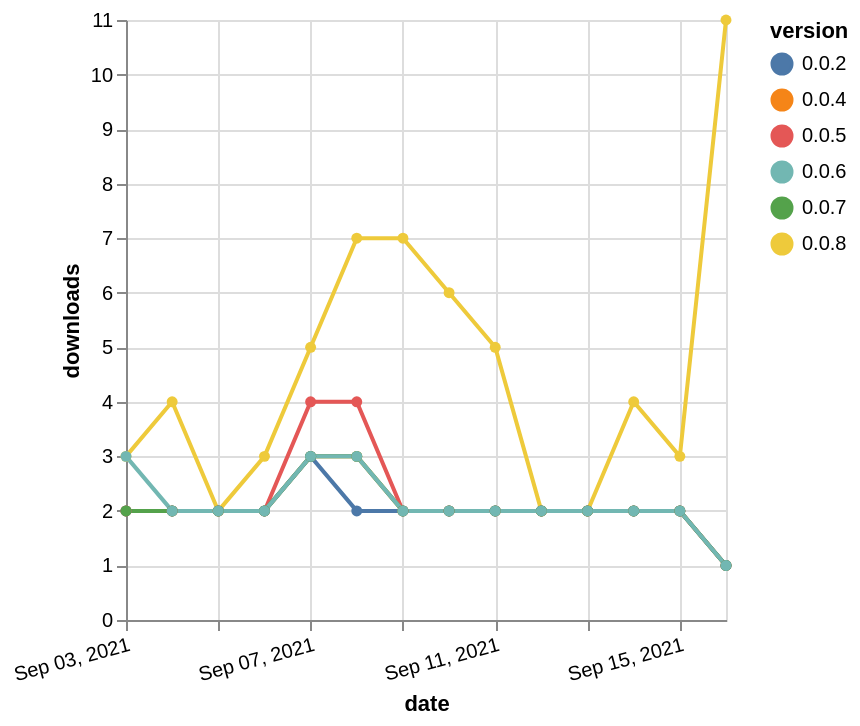

Describe this chart as a Vega-Lite specification.
### Vega-Lite specification from a JSON file in a GitHub repository (floating-point values rounded to 4 significant figures)
{"$schema": "https://vega.github.io/schema/vega-lite/v5.json", "description": "A simple bar chart with embedded data.", "data": {"values": [{"date": "2021-09-03", "total": 4041, "delta": 2, "version": "0.0.5"}, {"date": "2021-09-04", "total": 4043, "delta": 2, "version": "0.0.5"}, {"date": "2021-09-05", "total": 4045, "delta": 2, "version": "0.0.5"}, {"date": "2021-09-06", "total": 4047, "delta": 2, "version": "0.0.5"}, {"date": "2021-09-07", "total": 4051, "delta": 4, "version": "0.0.5"}, {"date": "2021-09-08", "total": 4055, "delta": 4, "version": "0.0.5"}, {"date": "2021-09-09", "total": 4057, "delta": 2, "version": "0.0.5"}, {"date": "2021-09-10", "total": 4059, "delta": 2, "version": "0.0.5"}, {"date": "2021-09-11", "total": 4061, "delta": 2, "version": "0.0.5"}, {"date": "2021-09-12", "total": 4063, "delta": 2, "version": "0.0.5"}, {"date": "2021-09-13", "total": 4065, "delta": 2, "version": "0.0.5"}, {"date": "2021-09-14", "total": 4067, "delta": 2, "version": "0.0.5"}, {"date": "2021-09-15", "total": 4069, "delta": 2, "version": "0.0.5"}, {"date": "2021-09-16", "total": 4070, "delta": 1, "version": "0.0.5"}, {"date": "2021-09-03", "total": 12403, "delta": 3, "version": "0.0.8"}, {"date": "2021-09-04", "total": 12407, "delta": 4, "version": "0.0.8"}, {"date": "2021-09-05", "total": 12409, "delta": 2, "version": "0.0.8"}, {"date": "2021-09-06", "total": 12412, "delta": 3, "version": "0.0.8"}, {"date": "2021-09-07", "total": 12417, "delta": 5, "version": "0.0.8"}, {"date": "2021-09-08", "total": 12424, "delta": 7, "version": "0.0.8"}, {"date": "2021-09-09", "total": 12431, "delta": 7, "version": "0.0.8"}, {"date": "2021-09-10", "total": 12437, "delta": 6, "version": "0.0.8"}, {"date": "2021-09-11", "total": 12442, "delta": 5, "version": "0.0.8"}, {"date": "2021-09-12", "total": 12444, "delta": 2, "version": "0.0.8"}, {"date": "2021-09-13", "total": 12446, "delta": 2, "version": "0.0.8"}, {"date": "2021-09-14", "total": 12450, "delta": 4, "version": "0.0.8"}, {"date": "2021-09-15", "total": 12453, "delta": 3, "version": "0.0.8"}, {"date": "2021-09-16", "total": 12464, "delta": 11, "version": "0.0.8"}, {"date": "2021-09-03", "total": 2797, "delta": 2, "version": "0.0.4"}, {"date": "2021-09-04", "total": 2799, "delta": 2, "version": "0.0.4"}, {"date": "2021-09-05", "total": 2801, "delta": 2, "version": "0.0.4"}, {"date": "2021-09-06", "total": 2803, "delta": 2, "version": "0.0.4"}, {"date": "2021-09-07", "total": 2806, "delta": 3, "version": "0.0.4"}, {"date": "2021-09-08", "total": 2809, "delta": 3, "version": "0.0.4"}, {"date": "2021-09-09", "total": 2811, "delta": 2, "version": "0.0.4"}, {"date": "2021-09-10", "total": 2813, "delta": 2, "version": "0.0.4"}, {"date": "2021-09-11", "total": 2815, "delta": 2, "version": "0.0.4"}, {"date": "2021-09-12", "total": 2817, "delta": 2, "version": "0.0.4"}, {"date": "2021-09-13", "total": 2819, "delta": 2, "version": "0.0.4"}, {"date": "2021-09-14", "total": 2821, "delta": 2, "version": "0.0.4"}, {"date": "2021-09-15", "total": 2823, "delta": 2, "version": "0.0.4"}, {"date": "2021-09-16", "total": 2824, "delta": 1, "version": "0.0.4"}, {"date": "2021-09-03", "total": 2811, "delta": 2, "version": "0.0.2"}, {"date": "2021-09-04", "total": 2813, "delta": 2, "version": "0.0.2"}, {"date": "2021-09-05", "total": 2815, "delta": 2, "version": "0.0.2"}, {"date": "2021-09-06", "total": 2817, "delta": 2, "version": "0.0.2"}, {"date": "2021-09-07", "total": 2820, "delta": 3, "version": "0.0.2"}, {"date": "2021-09-08", "total": 2822, "delta": 2, "version": "0.0.2"}, {"date": "2021-09-09", "total": 2824, "delta": 2, "version": "0.0.2"}, {"date": "2021-09-10", "total": 2826, "delta": 2, "version": "0.0.2"}, {"date": "2021-09-11", "total": 2828, "delta": 2, "version": "0.0.2"}, {"date": "2021-09-12", "total": 2830, "delta": 2, "version": "0.0.2"}, {"date": "2021-09-13", "total": 2832, "delta": 2, "version": "0.0.2"}, {"date": "2021-09-14", "total": 2834, "delta": 2, "version": "0.0.2"}, {"date": "2021-09-15", "total": 2836, "delta": 2, "version": "0.0.2"}, {"date": "2021-09-16", "total": 2837, "delta": 1, "version": "0.0.2"}, {"date": "2021-09-03", "total": 3254, "delta": 2, "version": "0.0.7"}, {"date": "2021-09-04", "total": 3256, "delta": 2, "version": "0.0.7"}, {"date": "2021-09-05", "total": 3258, "delta": 2, "version": "0.0.7"}, {"date": "2021-09-06", "total": 3260, "delta": 2, "version": "0.0.7"}, {"date": "2021-09-07", "total": 3263, "delta": 3, "version": "0.0.7"}, {"date": "2021-09-08", "total": 3266, "delta": 3, "version": "0.0.7"}, {"date": "2021-09-09", "total": 3268, "delta": 2, "version": "0.0.7"}, {"date": "2021-09-10", "total": 3270, "delta": 2, "version": "0.0.7"}, {"date": "2021-09-11", "total": 3272, "delta": 2, "version": "0.0.7"}, {"date": "2021-09-12", "total": 3274, "delta": 2, "version": "0.0.7"}, {"date": "2021-09-13", "total": 3276, "delta": 2, "version": "0.0.7"}, {"date": "2021-09-14", "total": 3278, "delta": 2, "version": "0.0.7"}, {"date": "2021-09-15", "total": 3280, "delta": 2, "version": "0.0.7"}, {"date": "2021-09-16", "total": 3281, "delta": 1, "version": "0.0.7"}, {"date": "2021-09-03", "total": 2946, "delta": 3, "version": "0.0.6"}, {"date": "2021-09-04", "total": 2948, "delta": 2, "version": "0.0.6"}, {"date": "2021-09-05", "total": 2950, "delta": 2, "version": "0.0.6"}, {"date": "2021-09-06", "total": 2952, "delta": 2, "version": "0.0.6"}, {"date": "2021-09-07", "total": 2955, "delta": 3, "version": "0.0.6"}, {"date": "2021-09-08", "total": 2958, "delta": 3, "version": "0.0.6"}, {"date": "2021-09-09", "total": 2960, "delta": 2, "version": "0.0.6"}, {"date": "2021-09-10", "total": 2962, "delta": 2, "version": "0.0.6"}, {"date": "2021-09-11", "total": 2964, "delta": 2, "version": "0.0.6"}, {"date": "2021-09-12", "total": 2966, "delta": 2, "version": "0.0.6"}, {"date": "2021-09-13", "total": 2968, "delta": 2, "version": "0.0.6"}, {"date": "2021-09-14", "total": 2970, "delta": 2, "version": "0.0.6"}, {"date": "2021-09-15", "total": 2972, "delta": 2, "version": "0.0.6"}, {"date": "2021-09-16", "total": 2973, "delta": 1, "version": "0.0.6"}]}, "width": "container", "mark": {"type": "line", "point": {"filled": true}}, "encoding": {"x": {"field": "date", "type": "temporal", "timeUnit": "yearmonthdate", "title": "date", "axis": {"labelAngle": -15}}, "y": {"field": "delta", "type": "quantitative", "title": "downloads"}, "color": {"field": "version", "type": "nominal"}, "tooltip": {"field": "delta"}}}
